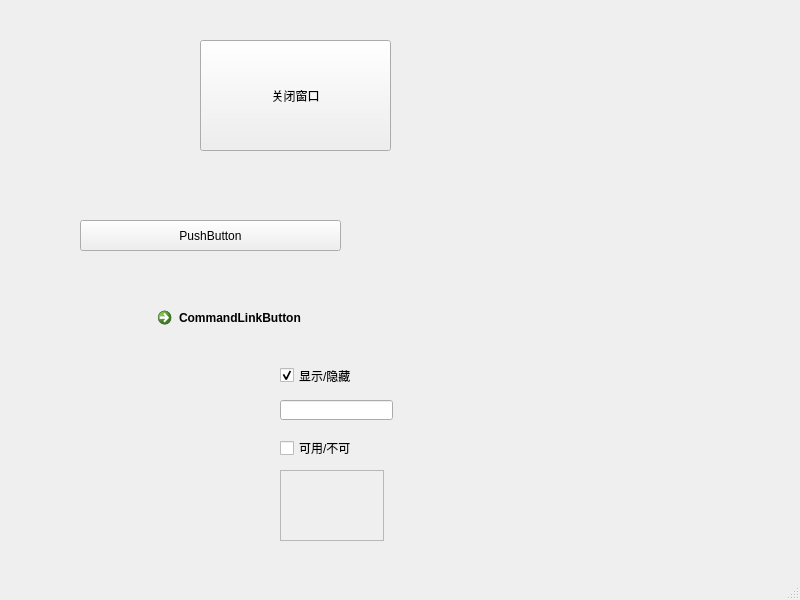
<?xml version="1.0" encoding="UTF-8"?>
<ui version="4.0">
 <class>MainWindow</class>
 <widget class="QMainWindow" name="MainWindow">
  <property name="enabled">
   <bool>true</bool>
  </property>
  <property name="geometry">
   <rect>
    <x>0</x>
    <y>0</y>
    <width>800</width>
    <height>600</height>
   </rect>
  </property>
  <property name="windowTitle">
   <string>MainWindow</string>
  </property>
  <widget class="QWidget" name="centralwidget">
   <widget class="QPushButton" name="pushButton">
    <property name="geometry">
     <rect>
      <x>200</x>
      <y>40</y>
      <width>191</width>
      <height>111</height>
     </rect>
    </property>
    <property name="text">
     <string>关闭窗口</string>
    </property>
   </widget>
   <widget class="QPushButton" name="pushButton_2">
    <property name="geometry">
     <rect>
      <x>80</x>
      <y>220</y>
      <width>261</width>
      <height>31</height>
     </rect>
    </property>
    <property name="text">
     <string>PushButton</string>
    </property>
   </widget>
   <widget class="QCommandLinkButton" name="commandLinkButton">
    <property name="geometry">
     <rect>
      <x>150</x>
      <y>300</y>
      <width>291</width>
      <height>61</height>
     </rect>
    </property>
    <property name="text">
     <string>CommandLinkButton</string>
    </property>
   </widget>
   <widget class="QCheckBox" name="checkBox">
    <property name="enabled">
     <bool>true</bool>
    </property>
    <property name="geometry">
     <rect>
      <x>280</x>
      <y>360</y>
      <width>81</width>
      <height>31</height>
     </rect>
    </property>
    <property name="text">
     <string>显示/隐藏</string>
    </property>
    <property name="checked">
     <bool>true</bool>
    </property>
   </widget>
   <widget class="QCheckBox" name="checkBox_2">
    <property name="geometry">
     <rect>
      <x>280</x>
      <y>440</y>
      <width>71</width>
      <height>16</height>
     </rect>
    </property>
    <property name="text">
     <string>可用/不可用</string>
    </property>
   </widget>
   <widget class="QLineEdit" name="lineEdit">
    <property name="geometry">
     <rect>
      <x>280</x>
      <y>400</y>
      <width>113</width>
      <height>20</height>
     </rect>
    </property>
   </widget>
   <widget class="QTextEdit" name="textEdit">
    <property name="enabled">
     <bool>false</bool>
    </property>
    <property name="geometry">
     <rect>
      <x>280</x>
      <y>470</y>
      <width>104</width>
      <height>71</height>
     </rect>
    </property>
   </widget>
  </widget>
  <widget class="QMenuBar" name="menubar">
   <property name="geometry">
    <rect>
     <x>0</x>
     <y>0</y>
     <width>800</width>
     <height>23</height>
    </rect>
   </property>
  </widget>
  <widget class="QStatusBar" name="statusbar"/>
 </widget>
 <resources/>
 <connections>
  <connection>
   <sender>pushButton</sender>
   <signal>clicked()</signal>
   <receiver>MainWindow</receiver>
   <slot>close()</slot>
   <hints>
    <hint type="sourcelabel">
     <x>223</x>
     <y>75</y>
    </hint>
    <hint type="destinationlabel">
     <x>100</x>
     <y>113</y>
    </hint>
   </hints>
  </connection>
  <connection>
   <sender>checkBox</sender>
   <signal>toggled(bool)</signal>
   <receiver>lineEdit</receiver>
   <slot>setVisible(bool)</slot>
   <hints>
    <hint type="sourcelabel">
     <x>301</x>
     <y>404</y>
    </hint>
    <hint type="destinationlabel">
     <x>310</x>
     <y>435</y>
    </hint>
   </hints>
  </connection>
  <connection>
   <sender>checkBox_2</sender>
   <signal>toggled(bool)</signal>
   <receiver>textEdit</receiver>
   <slot>setEnabled(bool)</slot>
   <hints>
    <hint type="sourcelabel">
     <x>339</x>
     <y>473</y>
    </hint>
    <hint type="destinationlabel">
     <x>342</x>
     <y>528</y>
    </hint>
   </hints>
  </connection>
 </connections>
</ui>
